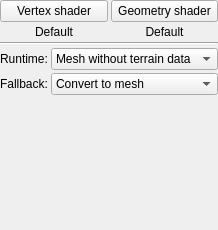
               <widget class="QWidget" name="pgHmTOptions">
                <layout class="QVBoxLayout" name="verticalLayout_31">
                 <property name="spacing">
                  <number>3</number>
                 </property>
                 <property name="margin">
                  <number>0</number>
                 </property>
                 <item>
                  <layout class="QGridLayout" name="gridLayout_15">
                   <item row="0" column="0">
                    <widget class="QPushButton" name="pushButton_4">
                     <property name="text">
                      <string>Vertex shader</string>
                     </property>
                     <property name="icon">
                      <iconset resource="../../sharedcode/resources.qrc">
                       <normaloff>:/resources/RES/ffficons/vector.png</normaloff>:/resources/RES/ffficons/vector.png</iconset>
                     </property>
                    </widget>
                   </item>
                   <item row="0" column="1">
                    <widget class="QPushButton" name="pushButton_8">
                     <property name="text">
                      <string>Geometry shader</string>
                     </property>
                     <property name="icon">
                      <iconset resource="../../sharedcode/resources.qrc">
                       <normaloff>:/resources/RES/ffficons/shape_handles.png</normaloff>:/resources/RES/ffficons/shape_handles.png</iconset>
                     </property>
                    </widget>
                   </item>
                   <item row="1" column="1">
                    <widget class="QLabel" name="label_45">
                     <property name="text">
                      <string>Default</string>
                     </property>
                     <property name="alignment">
                      <set>Qt::AlignCenter</set>
                     </property>
                    </widget>
                   </item>
                   <item row="1" column="0">
                    <widget class="QLabel" name="label_44">
                     <property name="text">
                      <string>Default</string>
                     </property>
                     <property name="alignment">
                      <set>Qt::AlignCenter</set>
                     </property>
                    </widget>
                   </item>
                  </layout>
                 </item>
                 <item>
                  <widget class="Line" name="line_8">
                   <property name="orientation">
                    <enum>Qt::Horizontal</enum>
                   </property>
                  </widget>
                 </item>
                 <item>
                  <layout class="QFormLayout" name="formLayout_2">
                   <item row="0" column="0">
                    <widget class="QLabel" name="label_4">
                     <property name="text">
                      <string>Runtime:</string>
                     </property>
                    </widget>
                   </item>
                   <item row="1" column="0">
                    <widget class="QLabel" name="label_6">
                     <property name="text">
                      <string>Fallback:</string>
                     </property>
                    </widget>
                   </item>
                   <item row="0" column="1">
                    <widget class="QComboBox" name="comboBox_2">
                     <property name="currentIndex">
                      <number>0</number>
                     </property>
                     <item>
                      <property name="text">
                       <string>Mesh without terrain data</string>
                      </property>
                     </item>
                     <item>
                      <property name="text">
                       <string>Static with terrain data</string>
                      </property>
                     </item>
                     <item>
                      <property name="text">
                       <string>Dynamic - shader based</string>
                      </property>
                     </item>
                    </widget>
                   </item>
                   <item row="1" column="1">
                    <widget class="QComboBox" name="comboBox_3">
                     <item>
                      <property name="text">
                       <string>Convert to mesh</string>
                      </property>
                     </item>
                     <item>
                      <property name="text">
                       <string>Ignore terrain</string>
                      </property>
                     </item>
                    </widget>
                   </item>
                  </layout>
                 </item>
                 <item>
                  <spacer name="verticalSpacer_10">
                   <property name="orientation">
                    <enum>Qt::Vertical</enum>
                   </property>
                   <property name="sizeHint" stdset="0">
                    <size>
                     <width>20</width>
                     <height>135</height>
                    </size>
                   </property>
                  </spacer>
                 </item>
                </layout>
               </widget>
